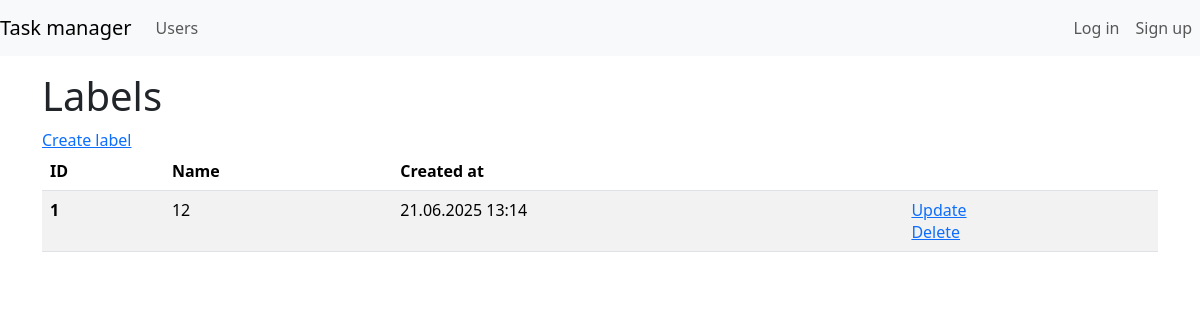
/labels/, run on an earlier commit of the app's database.
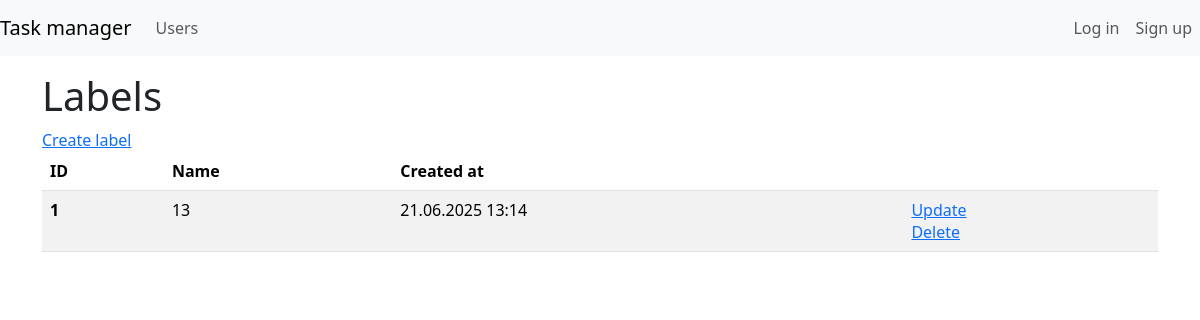
And on a later commit of the database.
### task_manager/labels/models.py (models this page shows, shortened)
class Label(models.Model):
    name = models.CharField(max_length=40, unique=True, null=False)
    created_at = models.DateTimeField(_("Creation date"), auto_now_add=True)

### task_manager/labels/views.py (the view)
# urls.py: path("", LabelView.as_view(), name="label_list"),
class LabelView(ListView):
    model = Label
    context_object_name = "label_list"
    template_name = "labels/label_list.html"

### task_manager/templates/labels/label_list.html (shortened to what this page needs)
{% extends "task_manager/base.html" %}
{% load i18n %}
{% load django_bootstrap5 %}
{% block content %}
<div class="mt-4">
    <h1 class="mt-1">{% translate "Labels" %}</h1>
    <a href="{% url 'labels:create_label' %}">{% translate 'Create label' %}</a>
    {% if label_list %}
    <table class="table table-striped">
        <thead>
            <tr>
                <th scope="col">ID</th>
                <th scope="col">{% translate "Name" %}</th>
                <th scope="col">{% translate "Created at" %}</th>
                <th></th>
            </tr>
        </thead>
        <tbody>
            {% for label in label_list %}
            <tr>
                <th scope="row"> {{ label.id }}</th>
                <td>{{ label.name }}</td>
                <td>{{ label.created_at|date:"d.m.Y H:i" }}</td>
                <td>
                    <a href="{% url 'labels:update_label' label.pk %}">{% translate 'Update' %}</a>
                    <br>
                    <a href="{% url 'labels:delete_label' label.pk %}">{% translate 'Delete' %}</a>
                </td>
            </tr>
            {% endfor %}
        </tbody>
    </table>
    {% else %}
    <p>{% translate "There are no labels." %}
    </p>
    {% endif %}
    {% endblock %}

What changed in the data, as far as the page shows it:
changed Label id 1: name "12" → "13"
